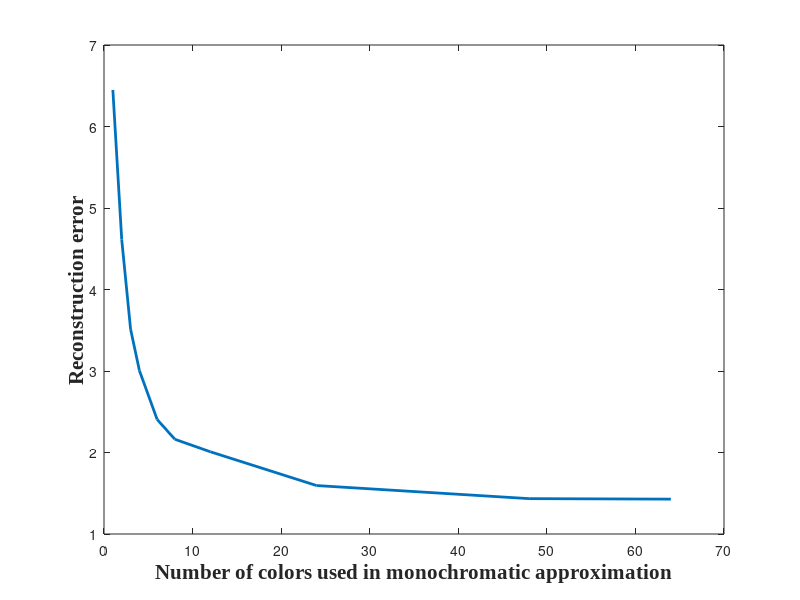

MATLAB code to generate this figure:
figure1 = figure('Position', [0, 0, 700, 500]);

load layer1reconerror_vs_numweights_matthew_mykmeans.mat
plot(num_colors, recon_error, 'linewidth', 2);

xlabel('Number of colors used in monochromatic approximation', 'FontSize', 15, 'FontName', 'TimesNewRoman', 'FontWeight', 'bold');
ylabel('Reconstruction error', 'FontSize', 15, 'FontName', 'TimesNewRoman', 'FontWeight', 'bold');

saveas(figure1, 'expr_compress/paper/img/layer1reconerror_vs_numcolors', 'epsc');
